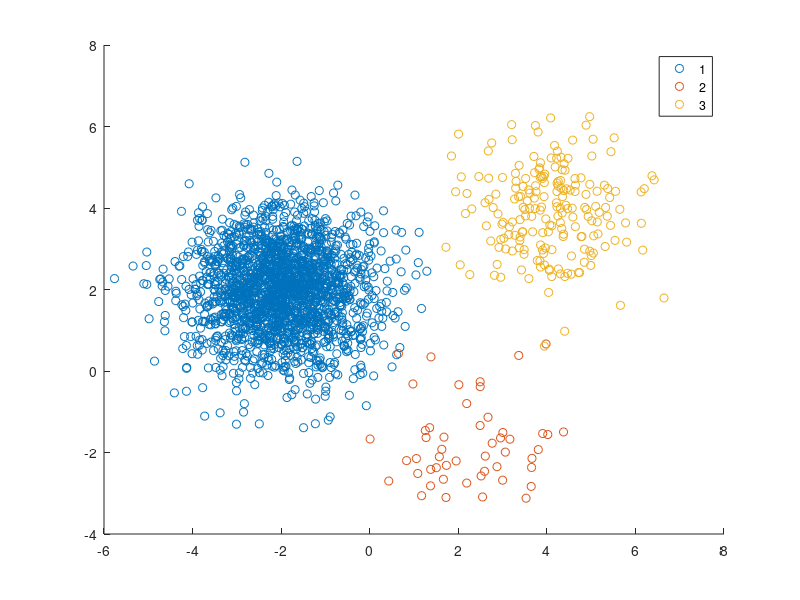

Write the MATLAB code that produced this figure.
addpath('../')
% clustering of 2D balls
rng(0);
K=3; % number of balls
center=[-2 2;2 -2; 4 4];
Q=[2000 50 200]'; % data-A
X=[];
% noisy points
NoiQ=0; % 
%
figure;
hold on
for k=1:K
    tmp=randn(2,Q(k))+center(k,:)';
    X=[X tmp];
end
X=X';
true_idx=ones(sum(Q),1);
true_idx(Q(1)+1:Q(1)+Q(2))=2;
true_idx(Q(1)+Q(2)+1:end)=3;
gscatter(X(:,1),X(:,2),true_idx);

save('./Data-A.mat',"X");
save('./true_idx.mat',"true_idx");